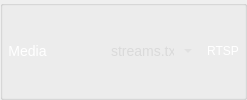
                 <widget class="QGroupBox" name="groupBox_5">
                  <property name="styleSheet">
                   <string notr="true">#groupBox_5{
background-color: rgba(48,148,243,0);
border: 0px solid #42adff;
border-left: 0px solid #d9d9d9;
border-right: 0px solid rgba(29, 83, 185, 255);
border-radius:0px;}</string>
                  </property>
                  <property name="title">
                   <string/>
                  </property>
                  <layout class="QHBoxLayout" name="horizontalLayout_8">
                   <property name="leftMargin">
                    <number>0</number>
                   </property>
                   <property name="topMargin">
                    <number>0</number>
                   </property>
                   <property name="rightMargin">
                    <number>0</number>
                   </property>
                   <property name="bottomMargin">
                    <number>0</number>
                   </property>
                   <item>
                    <widget class="QPushButton" name="fileButton">
                     <property name="minimumSize">
                      <size>
                       <width>40</width>
                       <height>28</height>
                      </size>
                     </property>
                     <property name="maximumSize">
                      <size>
                       <width>16777215</width>
                       <height>28</height>
                      </size>
                     </property>
                     <property name="toolTip">
                      <string>file</string>
                     </property>
                     <property name="styleSheet">
                      <string notr="true">QPushButton{font-family: &quot;Microsoft YaHei&quot;;
font-size: 14px;
font-weight: regular;
color:white;
text-align: center center;
padding-left: 5px;
padding-right: 5px;
padding-top: 4px;
padding-bottom: 4px;
border-style: solid;
border-width: 0px;
border-color: rgba(255, 255, 255, 255);
border-radius: 3px;
background-color: rgba(200, 200, 200,0);}

QPushButton:focus{outline: none;}

QPushButton::pressed{font-family: &quot;Microsoft YaHei&quot;;
                     font-size: 12px;
                     font-weight: regular;
                     color:rgb(200,200,200);
                     text-align: center center;
                     padding-left: 5px;
                     padding-right: 5px;
                     padding-top: 4px;
                     padding-bottom: 4px;
                     border-style: solid;
                     border-width: 0px;
                     border-color: rgba(255, 255, 255, 255);
                     border-radius: 3px;
                     background-color:  #bf513b;}

QPushButton::disabled{font-family: &quot;Microsoft YaHei&quot;;
                     font-size: 14px;
                     font-weight: bold;
                     color:rgb(200,200,200);
                     text-align: center center;
                     padding-left: 5px;
                     padding-right: 5px;
                     padding-top: 4px;
                     padding-bottom: 4px;
                     border-style: solid;
                     border-width: 0px;
                     border-color: rgba(255, 255, 255, 255);
                     border-radius: 3px;
                     background-color:  #bf513b;}
QPushButton::hover {
border-style: solid;
border-width: 0px;
border-radius: 0px;
background-color: rgba(48,148,243,80);}</string>
                     </property>
                     <property name="text">
                      <string>Media</string>
                     </property>
                     <property name="icon">
                      <iconset resource="../apprcc.qrc">
                       <normaloff>:/icon/ui_files/icon/open_file.png</normaloff>:/icon/ui_files/icon/open_file.png</iconset>
                     </property>
                    </widget>
                   </item>
                   <item>
                    <widget class="QPushButton" name="cameraButton">
                     <property name="minimumSize">
                      <size>
                       <width>30</width>
                       <height>28</height>
                      </size>
                     </property>
                     <property name="maximumSize">
                      <size>
                       <width>16777215</width>
                       <height>28</height>
                      </size>
                     </property>
                     <property name="toolTip">
                      <string>camera</string>
                     </property>
                     <property name="styleSheet">
                      <string notr="true">QPushButton{font-family: &quot;Microsoft YaHei&quot;;
font-size: 12px;
font-weight: regular;
color:white;
text-align: center center;
padding-left: 5px;
padding-right: 5px;
padding-top: 4px;
padding-bottom: 4px;
border-style: solid;
border-width: 0px;
border-color: rgba(255, 255, 255, 255);
border-radius: 3px;
background-color: rgba(48,148,243,0);}

QPushButton:focus{outline: none;}

QPushButton::pressed{font-family: &quot;Microsoft YaHei&quot;;
                     font-size: 14px;
                     font-weight: bold;
                     color:rgb(200,200,200);
                     text-align: center center;
                     padding-left: 5px;
                     padding-right: 5px;
                     padding-top: 4px;
                     padding-bottom: 4px;
                     border-style: solid;
                     border-width: 0px;
                     border-color: rgba(255, 255, 255, 255);
                     border-radius: 3px;
                     background-color:  #bf513b;}

QPushButton::disabled{font-family: &quot;Microsoft YaHei&quot;;
                     font-size: 14px;
                     font-weight: bold;
                     color:rgb(200,200,200);
                     text-align: center center;
                     padding-left: 5px;
                     padding-right: 5px;
                     padding-top: 4px;
                     padding-bottom: 4px;
                     border-style: solid;
                     border-width: 0px;
                     border-color: rgba(255, 255, 255, 255);
                     border-radius: 3px;
                     background-color:  #bf513b;}
QPushButton::hover {
border-style: solid;
border-width: 0px;
border-radius: 0px;
background-color: rgba(48,148,243,80);}</string>
                     </property>
                     <property name="text">
                      <string/>
                     </property>
                     <property name="icon">
                      <iconset resource="../apprcc.qrc">
                       <normaloff>:/icon/ui_files/icon/open_camera.png</normaloff>:/icon/ui_files/icon/open_camera.png</iconset>
                     </property>
                    </widget>
                   </item>
                   <item>
                    <widget class="QComboBox" name="comboBox_source">
                     <property name="minimumSize">
                      <size>
                       <width>90</width>
                       <height>28</height>
                      </size>
                     </property>
                     <property name="styleSheet">
                      <string notr="true">QComboBox QAbstractItemView {
font-family: &quot;Microsoft YaHei&quot;;
font-size: 12px;
background:rgba(200, 200, 200,150);
selection-background-color: rgba(200, 200, 200,50);
color: rgb(218, 218, 218);
outline:none;
border:none;}
QComboBox{
font-family: &quot;Microsoft YaHei&quot;;
font-size: 14px;
color: rgb(218, 218, 218);
border-width:0px;
border-color:white;
border-style:solid;
background-color: rgba(200, 200, 200,0);}

QComboBox::drop-down {
margin-top:8;
height:20;
background:rgba(255,255,255,0);
border-image: url(:/icon/ui_files/icon/options.png);
}
</string>
                     </property>
                     <item>
                      <property name="text">
                       <string>streams.txt</string>
                      </property>
                     </item>
                     <item>
                      <property name="text">
                       <string>0</string>
                      </property>
                     </item>
                     <item>
                      <property name="text">
                       <string>1</string>
                      </property>
                     </item>
                     <item>
                      <property name="text">
                       <string>2</string>
                      </property>
                     </item>
                     <item>
                      <property name="text">
                       <string>3</string>
                      </property>
                     </item>
                     <item>
                      <property name="text">
                       <string>4</string>
                      </property>
                     </item>
                     <item>
                      <property name="text">
                       <string>5</string>
                      </property>
                     </item>
                     <item>
                      <property name="text">
                       <string/>
                      </property>
                     </item>
                    </widget>
                   </item>
                   <item>
                    <widget class="QPushButton" name="rtspButton">
                     <property name="minimumSize">
                      <size>
                       <width>40</width>
                       <height>28</height>
                      </size>
                     </property>
                     <property name="maximumSize">
                      <size>
                       <width>16777215</width>
                       <height>28</height>
                      </size>
                     </property>
                     <property name="toolTip">
                      <string>rtsp</string>
                     </property>
                     <property name="styleSheet">
                      <string notr="true">QPushButton{font-family: &quot;Microsoft YaHei&quot;;
font-size: 12px;
font-weight: regular;
color:white;
text-align: center center;
padding-left: 5px;
padding-right: 5px;
padding-top: 4px;
padding-bottom: 4px;
border-style: solid;
border-width: 0px;
border-color: rgba(255, 255, 255, 255);
border-radius: 3px;
background-color: rgba(48,148,243,0);}

QPushButton:focus{outline: none;}

QPushButton::pressed{font-family: &quot;Microsoft YaHei&quot;;
                     font-size: 14px;
                     font-weight: bold;
                     color:rgb(200,200,200);
                     text-align: center center;
                     padding-left: 5px;
                     padding-right: 5px;
                     padding-top: 4px;
                     padding-bottom: 4px;
                     border-style: solid;
                     border-width: 0px;
                     border-color: rgba(255, 255, 255, 255);
                     border-radius: 3px;
                     background-color:  #bf513b;}

QPushButton::disabled{font-family: &quot;Microsoft YaHei&quot;;
                     font-size: 14px;
                     font-weight: bold;
                     color:rgb(200,200,200);
                     text-align: center center;
                     padding-left: 5px;
                     padding-right: 5px;
                     padding-top: 4px;
                     padding-bottom: 4px;
                     border-style: solid;
                     border-width: 0px;
                     border-color: rgba(255, 255, 255, 255);
                     border-radius: 3px;
                     background-color:  #bf513b;}
QPushButton::hover {
border-style: solid;
border-width: 0px;
border-radius: 0px;
background-color: rgba(48,148,243,80);}</string>
                     </property>
                     <property name="text">
                      <string>RTSP</string>
                     </property>
                     <property name="icon">
                      <iconset resource="../apprcc.qrc">
                       <normaloff>:/icon/ui_files/icon/streams.png</normaloff>:/icon/ui_files/icon/streams.png</iconset>
                     </property>
                    </widget>
                   </item>
                  </layout>
                 </widget>
